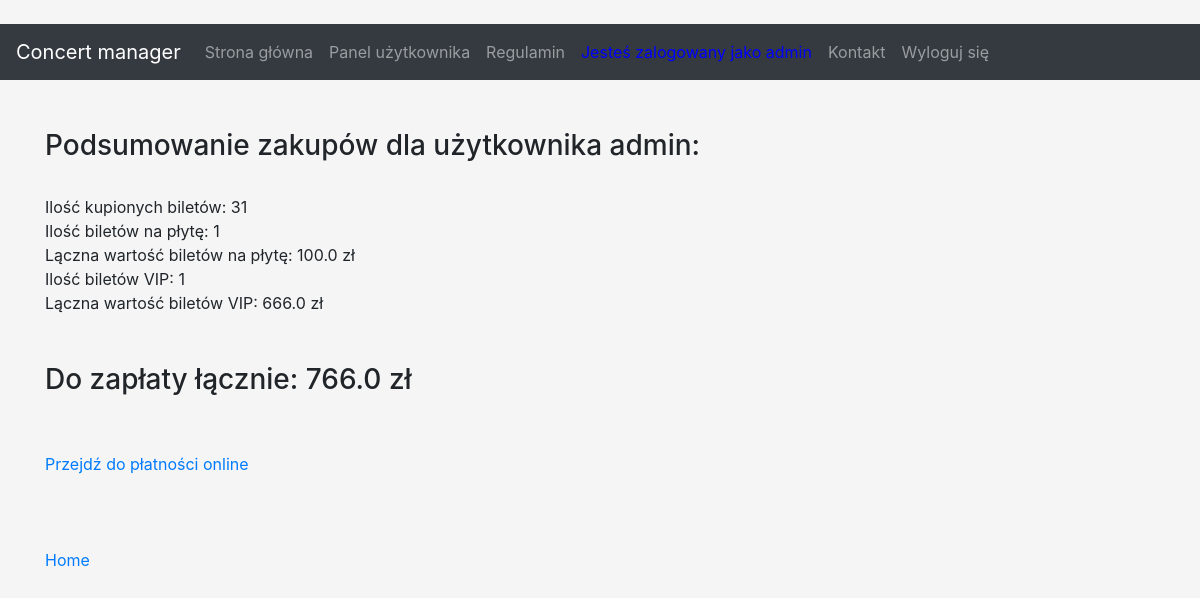
Screenshot of /ticket?id=31 (signed in) with the database file from the repository.
### models.py (models this page shows, shortened)
class User(db.Model):
    __tablename__ = 'user'
    id = Column(Integer, autoincrement=True, primary_key=True)
    username = Column(String(20), unique=True)
    active = Column(Boolean, default=True)
    email = Column(String(30), unique=True)
    hashed_password = Column(String(20))
    usertype = Column(String(15), default="organizer")
    about = Column(String(200), default="")
    admin = Column(Boolean, default=False)
    is_anonymous = False
    is_authenticated = True
    posts = db.relationship('Ticket', backref='buyer', lazy='dynamic')

class Ticket(db.Model):
    __tablename__ = 'ticket'
    ticket_id = Column(Integer, autoincrement=True, primary_key=True)
    user_login = db.Column(db.String(20), db.ForeignKey('user.username'))
    nr_plyta_ticket = db.Column(Integer)
    price_plyta_ticket = db.Column(db.Float)
    nr_trybuny_ticket = db.Column(Integer)
    price_trybuny_ticket = db.Column(db.Float)
    nr_gc_ticket = db.Column(Integer)
    price_gc_ticket = db.Column(db.Float)
    nr_vip_ticket = db.Column(Integer)
    price_vip_ticket = db.Column(db.Float)
    show_id = db.Column(Integer)
    band = db.Column(db.String(30))

### views.py (the view)
@app.route('/ticket', methods=['GET','POST'])
@login_required
def ticket():
    ticket_id = request.args.get('id')
    ticket = Ticket.query.get(ticket_id)
    return render_template("ticket.html", ticket = ticket, ticket_id = ticket_id)

### views.py (called while the page is built)
@loginManager.user_loader
def load_user(user_id):
    loaded_user = User.query.filter_by(id=user_id).first()
    if type(loaded_user) is str:
        return None
    else:
        return loaded_user

### templates/ticket.html (shortened to what this page needs)
{% extends "_base.html" %}
{% block content %}
<div class="row">
    <div class="col-12">
        <br><br>
        <h3>Podsumowanie zakupów dla użytkownika {{ ticket.user_login }}:</h3>
        <br>
        {% if current_user.username==ticket.user_login %}
        Ilość kupionych biletów: {{ticket.ticket_id}} <br>
        {% if ticket.nr_plyta_ticket>0 %}Ilość biletów na płytę: {{ ticket.nr_plyta_ticket }} <br>
        Lączna wartość biletów na płytę: {{ ticket.price_plyta_ticket }} zł <br> {%endif%}
        {% if ticket.nr_vip_ticket>0%} Ilość biletów VIP: {{ ticket.nr_vip_ticket }} <br>
        Lączna wartość biletów VIP: {{ ticket.price_vip_ticket }} zł <br>{%endif%}
        {% else %}
        Tu nie ma żadnych informacji dla Ciebie :-)
        {% endif %}
        <br>
        <br>
        <h3>Do zapłaty łącznie: {{ ticket.price_plyta_ticket + ticket.price_trybuny_ticket + ticket.price_gc_ticket + ticket.price_vip_ticket }} zł</h3>
        <br>
        <br>
        <a href="/">Przejdź do płatności online</a>
        <br>
        <br>
        <br>
        <br>
        <a href="/">Home</a>
    </div>
</div>
{% endblock %}

### templates/_base.html (shortened to what this page needs)
﻿<!doctype html>
<html lang=en>
<head>
  <link rel="stylesheet" href="https://maxcdn.bootstrapcdn.com/bootstrap/4.0.0/css/bootstrap.min.css"
>
</head>
<body style="background-color:whitesmoke;">
  <nav class="navbar navbar-expand-md navbar-dark bg-dark">
    <a class="navbar-brand" href="/">Concert manager</a>
   <div class="collapse navbar-collapse">
      <ul class="navbar-nav mr-auto">
<li class="nav-item{% if page_id == 'info' %} active{% endif %}">
          <a class="nav-link" href="{{ url_for('info') }}">Strona główna</a>
        </li>
      {% if current_user.is_authenticated %}
          <li class="nav-item{% if page_id == 'dashboard' %} active{% endif %}">
          <a class="nav-link" href="/dashboard">Panel użytkownika</a>
        </li>
          <li class="nav-item{% if page_id == 'regulamin' %} active{% endif %}">
          <a class="nav-link" href="/regulamin">Regulamin</a>
        </li>
          <li class="nav-item{% if page_id == 'dashboard' %} active{% endif %}">
              <a class="nav-link" href="#" style="color:#0000FF">Jesteś zalogowany jako {{current_user.username}}</a>
              </li>
          <li class="nav-item{% if page_id == 'logout' %} active{% endif %}">
          <a class="nav-link"  href="/contact">Kontakt</a>
        </li>
        <li class="nav-item{% if page_id == 'logout' %} active{% endif %}">
          <a class="nav-link"  href="/logout">Wyloguj się</a>
        </li>
      {% endif %}
     </ul>
    </div>
  </nav>
  <div class="container">
    <div class="row">
      <div class="col-12">
      </div>
    </div>
    {% block content %}{% endblock %}
  </div>
</body>
</html>

### rows the page displays
User: username "admin"
Ticket: user_login "admin", ticket_id "31", nr_plyta_ticket "1", price_plyta_ticket "100.0", nr_vip_ticket "1", price_vip_ticket "666.0", price_plyta_ticket+price_trybuny_ticket+price_gc_ticket "766.0"
